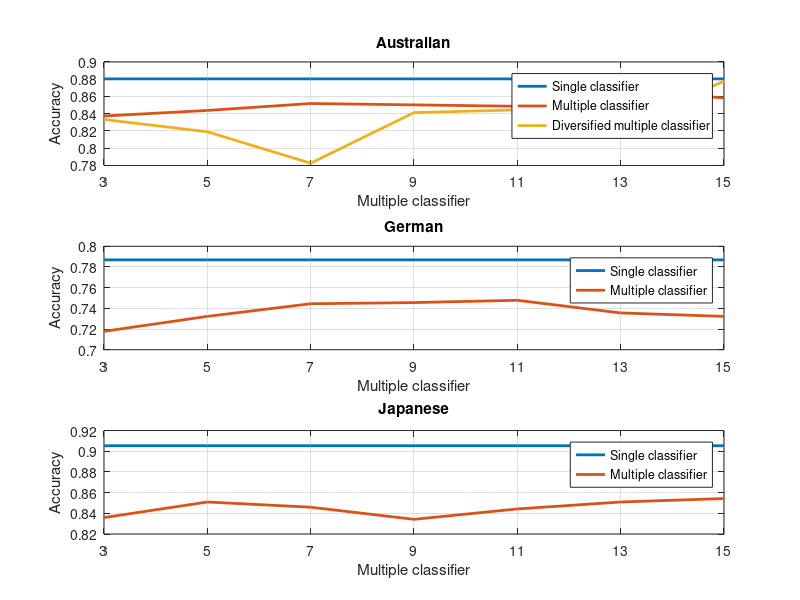

Write MATLAB code to recreate this figure.
clc
close all
clear all

format long

single = importdata("data/single.csv");
multiple = importdata("data/multiple.csv");
diversified = importdata("data/diversified.csv")

% Australian
subplot(3,1,1);
plot([repelem(max(single(:,3)),7)' multiple(2:end,2) diversified(2:end,2)], 'LineWidth', 2)
custom_xticks = 1:7;
custom_xtick_labels = {'3', '5', '7', '9', '11', '13', '15'};
xticks(custom_xticks);
xticklabels(custom_xtick_labels);
xlabel('Multiple classifier');
ylabel('Accuracy');
title('Australian');
legend('Single classifier', 'Multiple classifier', 'Diversified multiple classifier');
grid on;

% German
subplot(3,1,2);
plot([repelem(max(single(:,4)),7)' multiple(2:end,3)], 'LineWidth', 2)
custom_xticks = 1:7;
custom_xtick_labels = {'3', '5', '7', '9', '11', '13', '15'};
xticks(custom_xticks);
xticklabels(custom_xtick_labels);
xlabel('Multiple classifier');
ylabel('Accuracy');
title('German');
legend('Single classifier', 'Multiple classifier');
grid on;

% Japanese
subplot(3,1,3);
plot([repelem(max(single(:,5)),7)' multiple(2:end,4)], 'LineWidth', 2)
custom_xticks = 1:7;
custom_xtick_labels = {'3', '5', '7', '9', '11', '13', '15'};
xticks(custom_xticks);
xticklabels(custom_xtick_labels);
xlabel('Multiple classifier');
ylabel('Accuracy');
title('Japanese');
legend('Single classifier', 'Multiple classifier');
grid on;